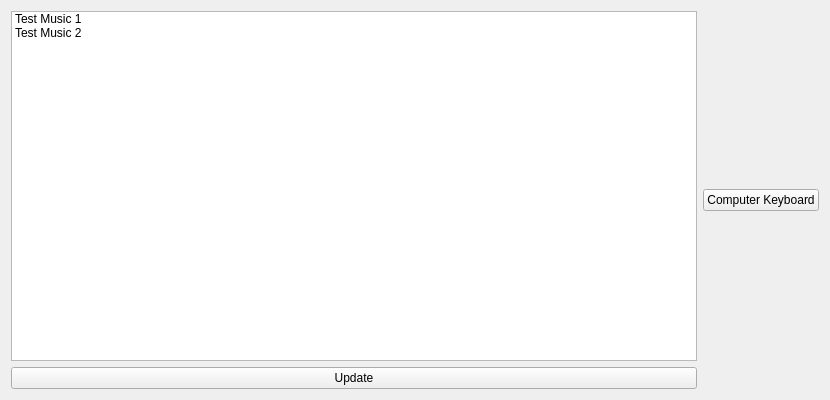
<?xml version="1.0" encoding="UTF-8"?>
<ui version="4.0">
 <class>MainWindow</class>
 <widget class="QWidget" name="MainWindow">
  <property name="enabled">
   <bool>true</bool>
  </property>
  <property name="geometry">
   <rect>
    <x>0</x>
    <y>0</y>
    <width>830</width>
    <height>400</height>
   </rect>
  </property>
  <property name="sizePolicy">
   <sizepolicy hsizetype="Fixed" vsizetype="Fixed">
    <horstretch>0</horstretch>
    <verstretch>0</verstretch>
   </sizepolicy>
  </property>
  <property name="minimumSize">
   <size>
    <width>830</width>
    <height>400</height>
   </size>
  </property>
  <property name="maximumSize">
   <size>
    <width>830</width>
    <height>400</height>
   </size>
  </property>
  <property name="windowTitle">
   <string>Widget</string>
  </property>
  <property name="autoFillBackground">
   <bool>false</bool>
  </property>
  <property name="styleSheet">
   <string notr="true">background-color: &quot;black&quot;</string>
  </property>
  <layout class="QVBoxLayout" name="verticalLayout" stretch="0">
   <item>
    <layout class="QHBoxLayout" name="horizontalLayout" stretch="1,2">
     <item>
      <layout class="QVBoxLayout" name="verticalLayout_3">
       <item>
        <widget class="QListWidget" name="PresetList">
         <item>
          <property name="text">
           <string>Test Music 1</string>
          </property>
         </item>
         <item>
          <property name="text">
           <string>Test Music 2</string>
          </property>
         </item>
        </widget>
       </item>
       <item>
        <widget class="QPushButton" name="UpdatePresetsButton">
         <property name="text">
          <string>Update</string>
         </property>
        </widget>
       </item>
      </layout>
     </item>
     <item>
      <layout class="QVBoxLayout" name="verticalLayout_4">
       <item>
        <widget class="QPushButton" name="ComputerKeyboardButton">
         <property name="text">
          <string>Computer Keyboard</string>
         </property>
        </widget>
       </item>
       <item>
        <layout class="QHBoxLayout" name="MidiChannelsLayout"/>
       </item>
      </layout>
     </item>
    </layout>
   </item>
  </layout>
 </widget>
 <resources/>
 <connections/>
</ui>
